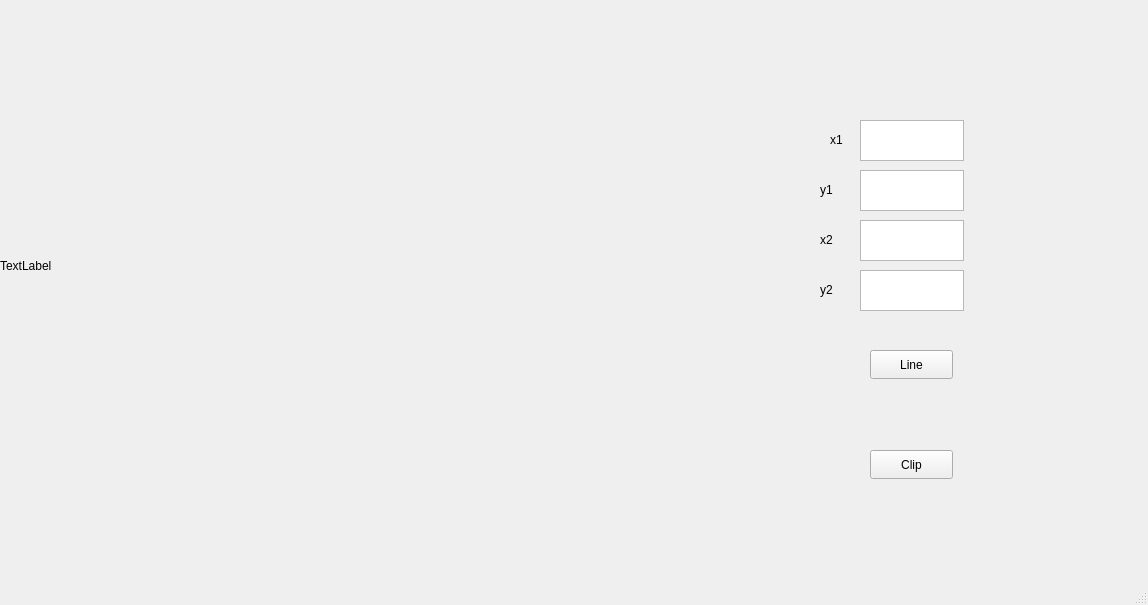
<?xml version="1.0" encoding="UTF-8"?>
<ui version="4.0">
 <class>MainWindow</class>
 <widget class="QMainWindow" name="MainWindow">
  <property name="geometry">
   <rect>
    <x>0</x>
    <y>0</y>
    <width>1148</width>
    <height>605</height>
   </rect>
  </property>
  <property name="windowTitle">
   <string>MainWindow</string>
  </property>
  <widget class="QWidget" name="centralwidget">
   <widget class="QLabel" name="label">
    <property name="geometry">
     <rect>
      <x>0</x>
      <y>0</y>
      <width>811</width>
      <height>531</height>
     </rect>
    </property>
    <property name="text">
     <string>TextLabel</string>
    </property>
   </widget>
   <widget class="QLabel" name="label_2">
    <property name="geometry">
     <rect>
      <x>830</x>
      <y>130</y>
      <width>63</width>
      <height>20</height>
     </rect>
    </property>
    <property name="text">
     <string>x1</string>
    </property>
   </widget>
   <widget class="QLabel" name="label_3">
    <property name="geometry">
     <rect>
      <x>820</x>
      <y>180</y>
      <width>63</width>
      <height>20</height>
     </rect>
    </property>
    <property name="text">
     <string>y1</string>
    </property>
   </widget>
   <widget class="QLabel" name="label_4">
    <property name="geometry">
     <rect>
      <x>820</x>
      <y>230</y>
      <width>63</width>
      <height>20</height>
     </rect>
    </property>
    <property name="text">
     <string>x2</string>
    </property>
   </widget>
   <widget class="QLabel" name="label_5">
    <property name="geometry">
     <rect>
      <x>820</x>
      <y>280</y>
      <width>63</width>
      <height>20</height>
     </rect>
    </property>
    <property name="text">
     <string>y2</string>
    </property>
   </widget>
   <widget class="QTextEdit" name="textEdit">
    <property name="geometry">
     <rect>
      <x>860</x>
      <y>120</y>
      <width>104</width>
      <height>41</height>
     </rect>
    </property>
   </widget>
   <widget class="QTextEdit" name="textEdit_2">
    <property name="geometry">
     <rect>
      <x>860</x>
      <y>170</y>
      <width>104</width>
      <height>41</height>
     </rect>
    </property>
   </widget>
   <widget class="QTextEdit" name="textEdit_3">
    <property name="geometry">
     <rect>
      <x>860</x>
      <y>220</y>
      <width>104</width>
      <height>41</height>
     </rect>
    </property>
   </widget>
   <widget class="QTextEdit" name="textEdit_4">
    <property name="geometry">
     <rect>
      <x>860</x>
      <y>270</y>
      <width>104</width>
      <height>41</height>
     </rect>
    </property>
   </widget>
   <widget class="QPushButton" name="pushButton">
    <property name="geometry">
     <rect>
      <x>870</x>
      <y>450</y>
      <width>83</width>
      <height>29</height>
     </rect>
    </property>
    <property name="text">
     <string>Clip</string>
    </property>
   </widget>
   <widget class="QPushButton" name="pushButton_2">
    <property name="geometry">
     <rect>
      <x>870</x>
      <y>350</y>
      <width>83</width>
      <height>29</height>
     </rect>
    </property>
    <property name="text">
     <string>Line</string>
    </property>
   </widget>
  </widget>
  <widget class="QMenuBar" name="menubar">
   <property name="geometry">
    <rect>
     <x>0</x>
     <y>0</y>
     <width>1148</width>
     <height>25</height>
    </rect>
   </property>
  </widget>
  <widget class="QStatusBar" name="statusbar"/>
 </widget>
 <resources/>
 <connections/>
</ui>
